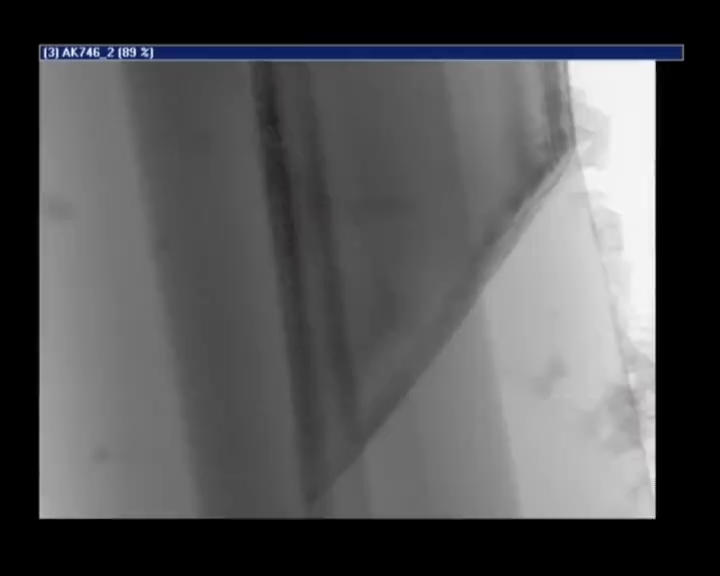
#> input picture frame 0 of figure3.avi, 720 x 576 px
$ python pytrack.py
#> lines starting #> are read from the running program, lines starting #| are printed output that depends on the picture
from __future__ import division
import numpy as np
import cv2
from matplotlib import pyplot as plt
from tkFileDialog import *

def file_save():
    global dist,t
    fout = asksaveasfile(mode='w', defaultextension=".txt")

    for i in range(dist.shape[0]):
        text2save = str(dist[i])+'\t'+str(t[i])
        fout.write("%s\n" % text2save)

    fout.close()

vidcap = cv2.VideoCapture('figure3.avi')
s=0 										#time start
vidcap.set(cv2.CAP_PROP_POS_MSEC,s)
length = int(vidcap.get(cv2.CAP_PROP_FRAME_COUNT))
fps= vidcap.get(cv2.CAP_PROP_FPS)


ret ,frame = vidcap.read() #read the video
#> frame is the input picture: shape (576, 720, 3); mean B, G, R 85.5, 84.1, 83.7
rows,cols,ch = frame.shape
#> rows = 576; cols = 720; ch = 3
M = cv2.getRotationMatrix2D((cols/2,rows/2),90-52.38,0.8) #rotate the video to get the roi align with the moving boundary
frame = cv2.warpAffine(frame,M,(cols,rows))
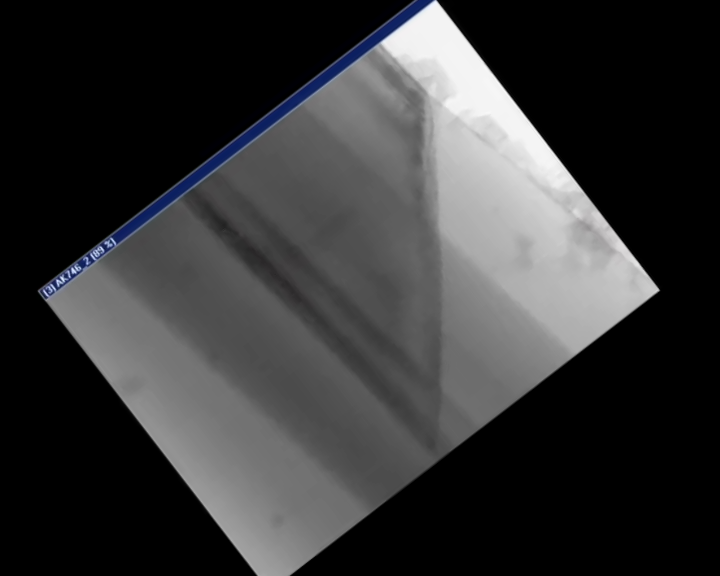
#> frame: shape (576, 720, 3); mean B, G, R 54.5, 53.7, 53.4


# setup initial location of window
r,h,c,w =218-100,300,433-20,40
track_window = (c,r,w,h)
r1,h1,c1,w1 =525-10,15,278-5,15
track_window1 = (c1,r1,w1,h1)
roi = frame[r:r+h, c:c+w] #roi for the boundary
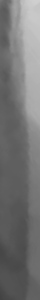
#> roi: shape (300, 40, 3); min 67, max 208, mean 115.8
fixed = frame[r1:r1+h1, c1:c1+w1] #roi for the fixed point


#plt.imshow(frame)
#plt.show()
d=[]

while(1):
	ret ,frame = vidcap.read()
	if ret == True:
		frame = cv2.warpAffine(frame,M,(cols,rows))
		res=cv2.matchTemplate(frame, roi, cv2.TM_CCORR_NORMED) #template matching for the roi
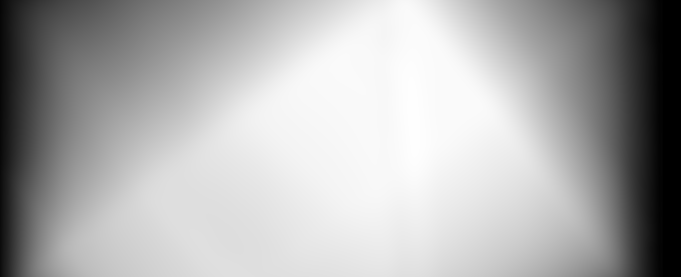
#> res: shape (277, 681) float32; min 0, max 1, mean 0.687
		res2=cv2.matchTemplate(frame, fixed, cv2.TM_CCORR_NORMED) #for the fixed point
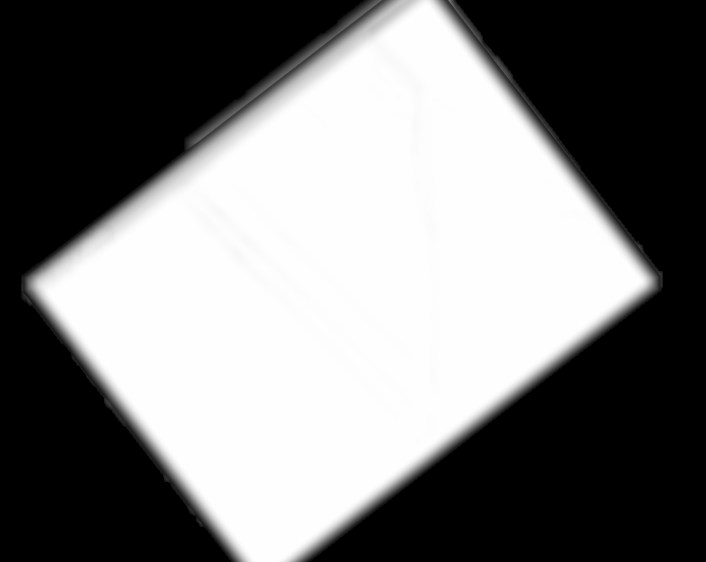
#> res2: shape (562, 706) float32; min 0, max 1, mean 0.483
		min_val, max_val, min_loc, max_loc = cv2.minMaxLoc(res)
#> min_val = 0; max_val = 1; min_loc = (663, 0); max_loc = (413, 118)
		top_left = max_loc
#> top_left = (413, 118)
		bottom_right = (top_left[0] + w, top_left[1] + h)
#> bottom_right = (453, 418)
		cv2.rectangle(frame,top_left, bottom_right, 255, 2) #draw rectangle

		min_val2, max_val2, min_loc2, max_loc2 = cv2.minMaxLoc(res2)
#> min_val2 = 0; max_val2 = 1; min_loc2 = (0, 0); max_loc2 = (273, 515)
		top_left2 = max_loc2
#> top_left2 = (273, 515)
		bottom_right2 = (top_left2[0] + w1, top_left2[1] + h1)
#> bottom_right2 = (288, 530)
		cv2.rectangle(frame,top_left2, bottom_right2, 255, 2) #draw rectangle
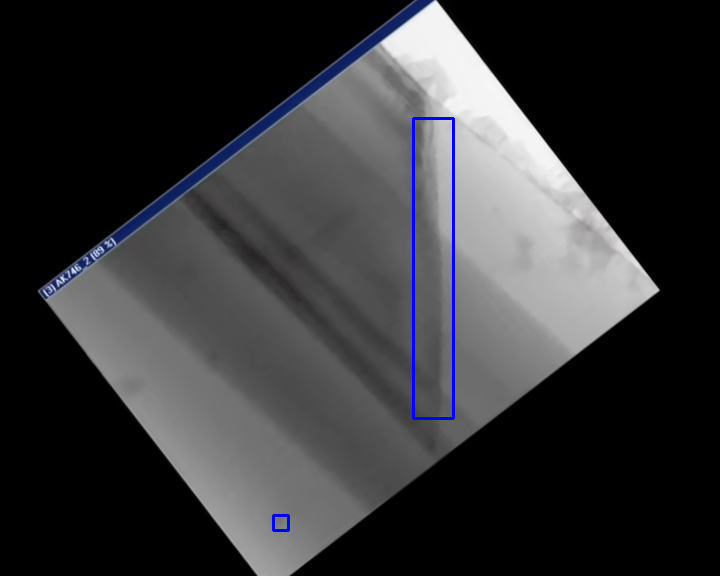
#> frame: shape (576, 720, 3); mean B, G, R 55.2, 53, 52.8
		d=d+[top_left2[0]-top_left[0]] #calculate the distance between the two rectangles along the x moving direction
#> d = [-140]

		cv2.imshow('img2',frame)
		k = cv2.waitKey(1) & 0xff
#> (key Esc is pressed here)
	else:
		break

dist=np.array(d)

t=np.linspace(s/1000,length/fps,length-s*fps/1000-1) #time scale


file_save() #save distance and time


plt.plot(t,dist,'bo') #plot
plt.show()
